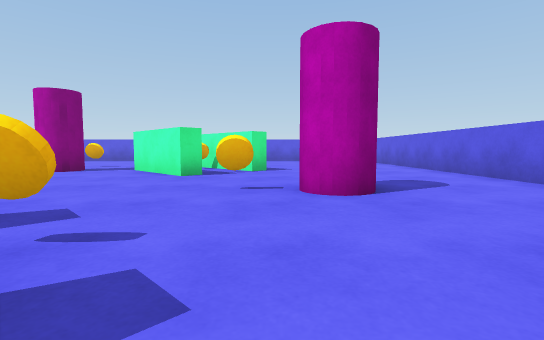
[1] (above)

16 first-person views from a walk through a scene from a Unity 3-D project. The camera is 0.55 m above the floor, tilts 4° down and sees 85° across. The floor is counted in squares, 1 m on a side. Each view is taken from the middle of a square. On the plan, view 1 faces up. The plan holds only what a view shows up to about 9 squares ahead; the rest is blank. The player character is not drawn.

[2]
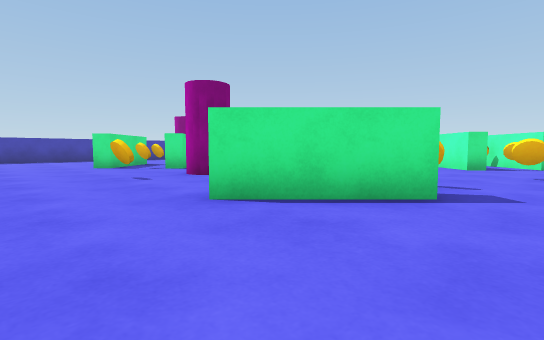

[3]
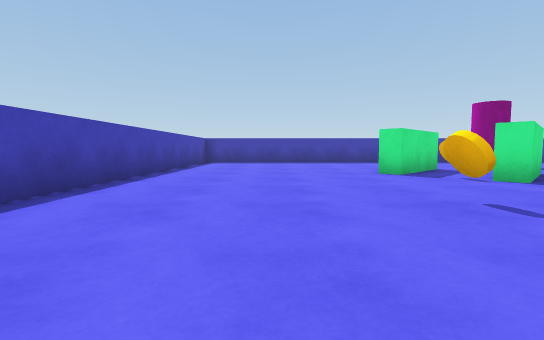

[4]
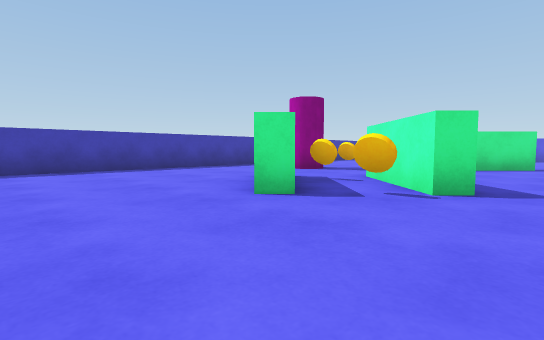

[5]
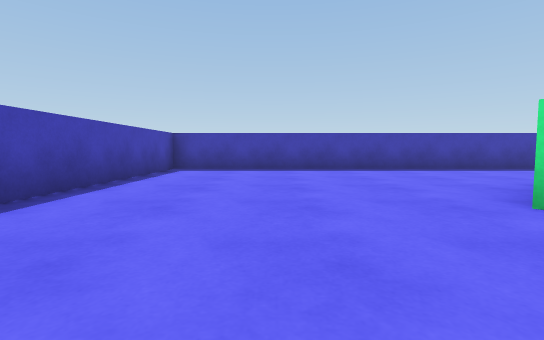

[6]
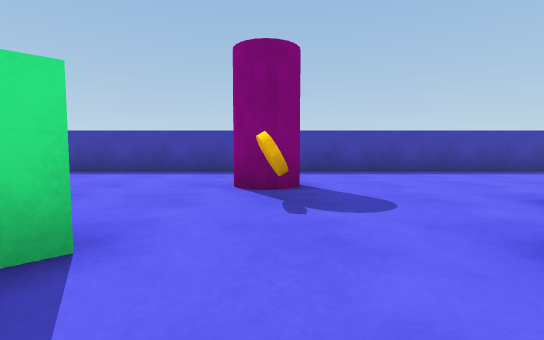

[7]
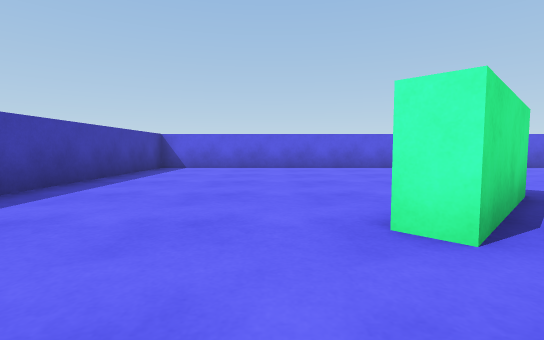

[8]
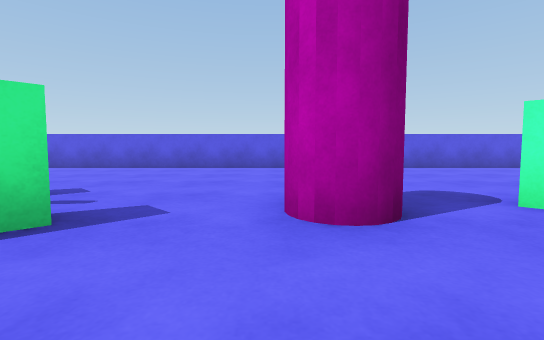

[9]
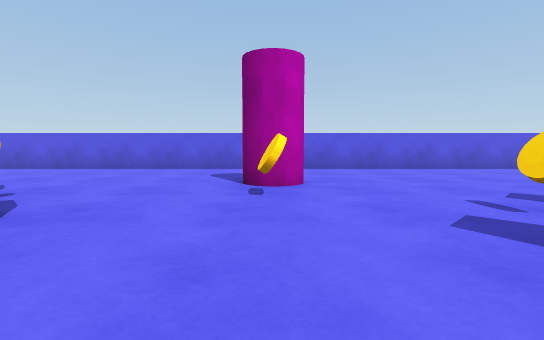

[10]
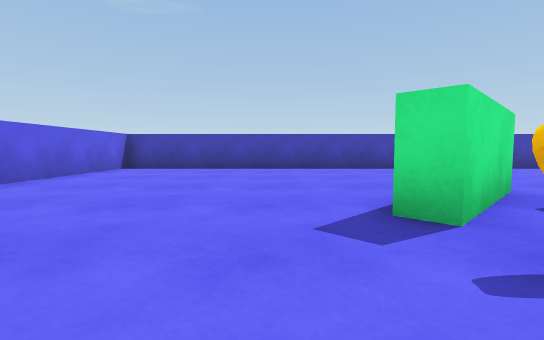

[11]
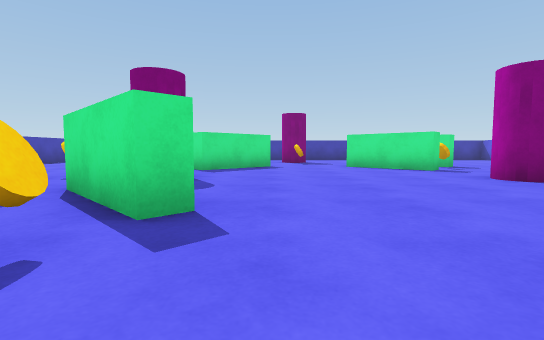

[12]
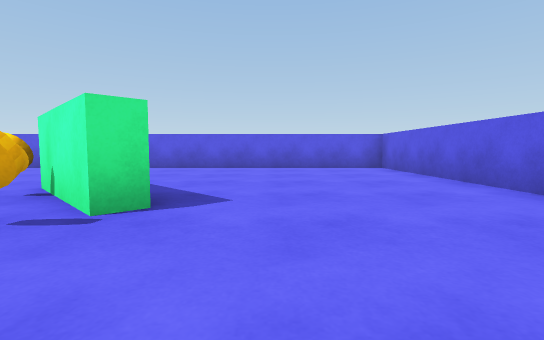

[13]
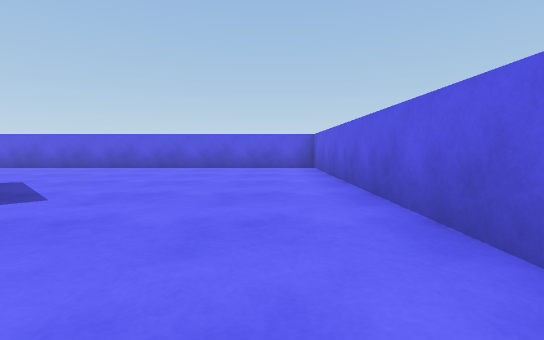

[14]
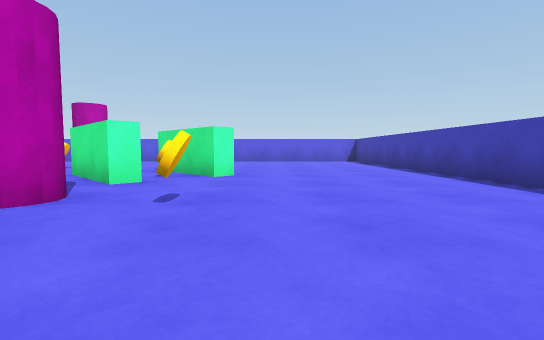

[15]
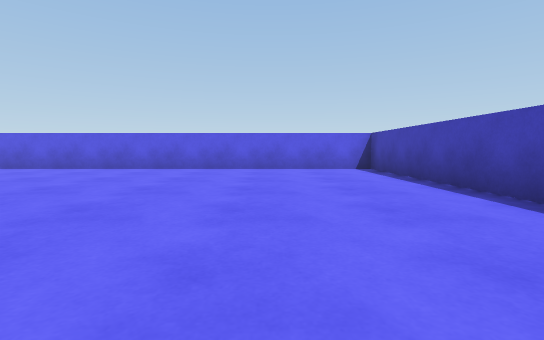

[16]
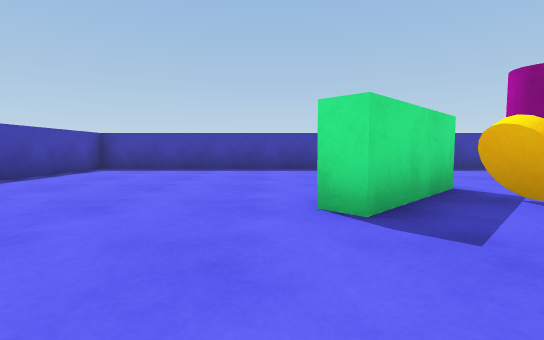

### Floor plan
Points are (right, up) in squares from view 1. A wall is a line through its corners. A room is listed if a view was taken in it or the views show most of it. See-through windows are left out.
Room 1 (views 1, 2, 3, 4, 5, 6, 7, 8, 9, 10, 11, 12, 13, 14, 15, 16)
walls: (-9.6, 3) (-7.9, 1.3) (-8.2, 0.9) (-9.5, 2.2); (-2.7, 2.2) (-2.3, 1.9) (-4, 0.2) (-4.4, 0.5) (-2.7, 2.2); (-7.9, 7.5) (-7.6, 7.1) (-9.1, 5.7); (-1.4, 6.5) (-1.9, 6) (-3.7, 7.9); (-9, 8.4) (-10.8, 6.6) (-11.2, 7); (-1.4, 0.9) (-1, 0.6) (-2.9, -1.3) (-3.2, -1) (-1.4, 0.9); (-11.2, 1.6) (-9.4, -0.2) (-9.7, -0.6); (-0.1, 7.8) (-0.5, 7.4) (-2.3, 9.2); (-15.2, -5.7) (4.3, -5.7) (4.3, 13.7) (-15.2, 13.7) (-15.2, -5.7)
objects: pink cylinder (-13, 4) to (-12, 4); disc (-11, 4); disc (-10, 2); disc (-9, 0); disc (-6, -1); pink cylinder (-6, 1); pink cylinder (-6, 7) to (-5, 8); other object (-5, 9); disc (-1, 2); disc (-1, 4); pink cylinder (1, 4)

Positions as (right, up) in squares from view 1, and headings:
1: (0, 0), facing up
2: (0, -3), facing up-left
3: (-3, -3), facing left
4: (-7, -3), facing up-left
5: (-7, -3), facing left
6: (-8, 4), facing left
7: (-12, 5), facing up
8: (-6, 5), facing up
9: (-4, 4), facing right
10: (0, 3), facing down
11: (0, 3), facing left
12: (1, 5), facing up
13: (3, 5), facing up
14: (-9, -2), facing right
15: (-4, -3), facing right
16: (-7, -1), facing left
